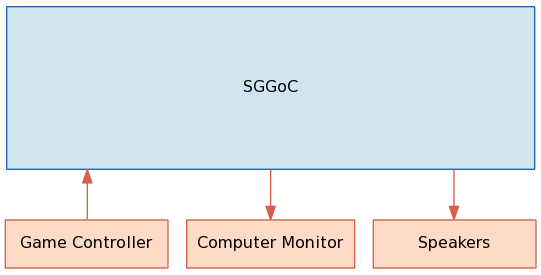

Recreate this plot in Python.
from pydot import *

graph = graph_from_dot_file("block_diagram_external.dot")

WIDTH = 1.7
SEP = 0.2

def span(x):
    return str(WIDTH*x+SEP*(x-1))

graph.get_node('sggoc')[0].set_width(span(3))
graph.get_node('sggoc')[0].set_height(span(1))


graph.get_node('monitor')[0].set_width(span(1))
graph.get_node('speakers')[0].set_width(span(1))
graph.get_node('controller')[0].set_width(span(1))

graph.write_png('block_diagram_external.png')
graph.write_pdf('block_diagram_external.pdf')
